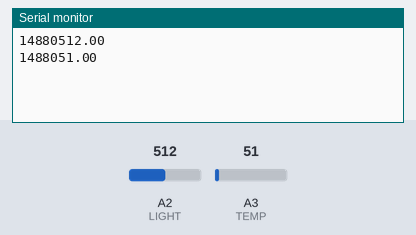
The sketch below on a simulated Arduino Uno, built with avr-gcc and run on an emulated ATmega328P. On the bench: the last lines printed to the serial monitor. The inputs (shaded band) are chosen by the test bench; at power-on: A3 (TEMP) = 51, A2 (LIGHT) = 512.

Above: at 2.7 s.
2.8 s: A3 (TEMP) set to 61
At 6.9 s:
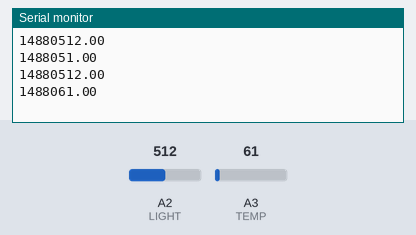
7.7 s: A2 (LIGHT) set to 716
At 11.3 s:
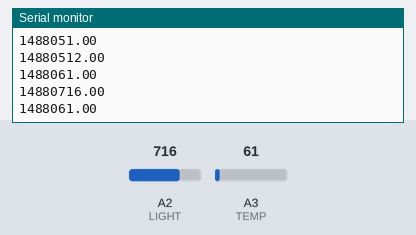
12.6 s: A3 (TEMP) set to 71
At 14.5 s:
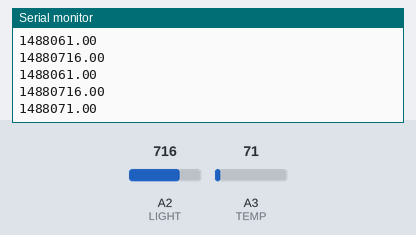
17.5 s: A2 (LIGHT) set to 900
At 18.9 s:
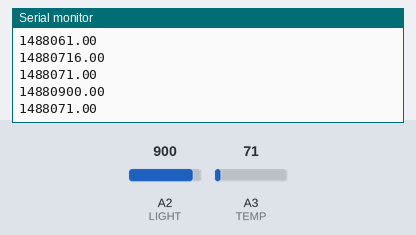
Timing chart, 0 to 20.5 s (numbered marks = the images above; inputs shaded):
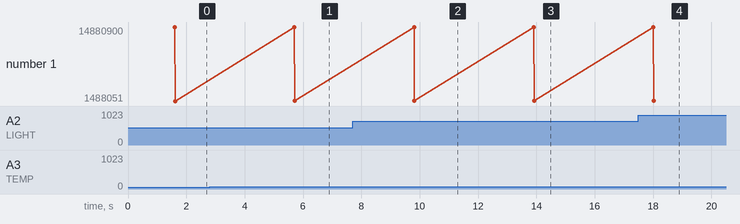

The sketch:

WORKSHOP4.ino
```cpp
#include "config.h"

#define TEMP A3
#define LIGHT A2

float lightValue, tempValue;

//IO FEEDZ

AdafruitIO_Feed *tempfeed = io.feed("tempfeed");
AdafruitIO_Feed *lightfeed = io.feed("lightfeed");

void setup() {
  // put your setup code here, to run once:
  Serial.begin(9600);
  io.connect();
  pinMode(TEMP, INPUT);
  pinMode(LIGHT, INPUT);

  while(io.status() < AIO_CONNECTED){
    Serial.print (".");
    delay(500);
  }

}

void loop() {

  io.run();
  readLight();
  readTemp();
  delay(4000);

}

void readLight(){
  lightValue = analogRead(LIGHT);
  Serial.print('Light value: ');
  Serial.println(lightValue);
  lightfeed->save(lightValue);

}

void readTemp(){
  tempValue = analogRead(TEMP);
  Serial.print('Temp value: ');
  Serial.println(tempValue);
  tempfeed->save(tempValue);
}
```

config.h
```cpp
// get your username and key by clicking
// on the big yellow key button in the nav bar
// of https://io.adafruit.com/
#define IO_USERNAME  "planarally"
#define IO_KEY       "aio_AxTX58r0xk8bppLQFUeUDs4ZaNpH"

#define WIFI_SSID "BL4CK_L0D6E"
#define WIFI_PASS "firewalkwithme"

#include "AdafruitIO_WiFi.h"
AdafruitIO_WiFi io(IO_USERNAME, IO_KEY, WIFI_SSID, WIFI_PASS);
```

Measured:
- after the input at 2.8 s, the serial monitor: prints a new line after 2.9 s (image 1)
- after the input at 7.7 s, the serial monitor: prints a new line after 2.1 s (image 2)
- after the input at 12.6 s, the serial monitor: prints a new line after 1.3 s (image 3)
- after the input at 17.5 s, the serial monitor: prints a new line after 0.51 s (image 4)
- plotted number 1: 1488051 → 1488061 after the input at 2.8 s, 1488061 → 1488071 after the input at 12.6 s
